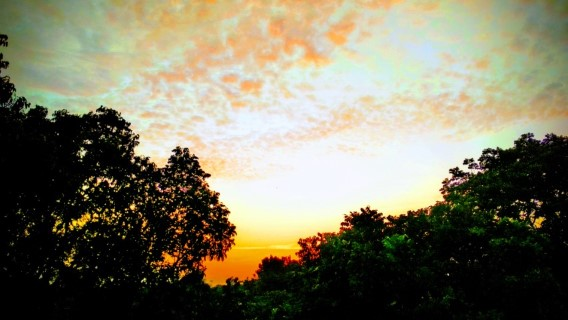
%> input picture Practical 3/image1.jpg, 568 x 320 px
$ octave HistogramGenerationInbuilt.m   (GNU Octave 9; MATLAB toolbox functions it lacks are replaced by stand-ins)
%> lines starting %> are read from the running program, lines starting %| are printed output that depends on the picture
original = imread('image1.jpg');
%> original is the input picture: size 320x568x3 uint8; mean R, G, B 124.8, 121.1, 100.7
grayImg = rgb2gray(original);
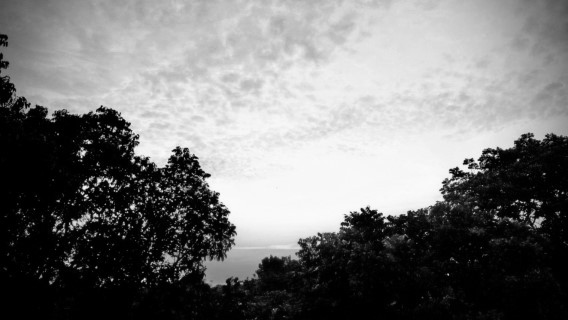
%> grayImg: size 320x568 uint8; min 0, max 253, mean 119.9

subplot(1,3,1), imshow(original), title('Original Image');
subplot(1,3,2), imshow(grayImg), title('Gray Image');
subplot(1,3,3), imhist(grayImg), title('Histogram');
%> after `title('Histogram')`:
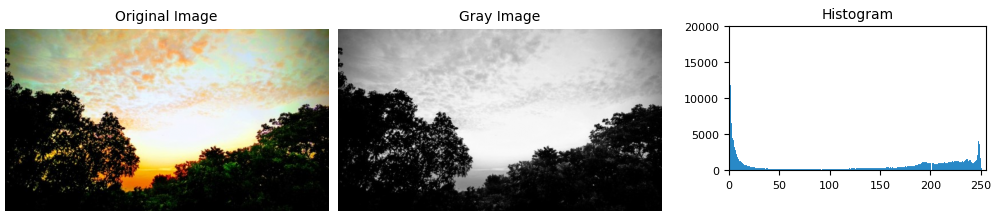
%> figure redrawn from the program's plot data, 3 panels
